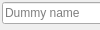
         <widget class="QWidget" name="page_2">
          <property name="geometry">
           <rect>
            <x>0</x>
            <y>0</y>
            <width>100</width>
            <height>30</height>
           </rect>
          </property>
          <attribute name="label">
           <string>Dummies</string>
          </attribute>
          <widget class="QWidget" name="formLayoutWidget_5">
           <property name="geometry">
            <rect>
             <x>0</x>
             <y>0</y>
             <width>271</width>
             <height>74</height>
            </rect>
           </property>
           <layout class="QFormLayout" name="formLayout_8">
            <property name="leftMargin">
             <number>2</number>
            </property>
            <property name="topMargin">
             <number>2</number>
            </property>
            <property name="rightMargin">
             <number>2</number>
            </property>
            <property name="bottomMargin">
             <number>2</number>
            </property>
            <item row="3" column="0">
             <widget class="QPushButton" name="adddummy_button">
              <property name="enabled">
               <bool>false</bool>
              </property>
              <property name="text">
               <string>add Dummy</string>
              </property>
             </widget>
            </item>
            <item row="2" column="0">
             <widget class="QLineEdit" name="dummyname_lineinput">
              <property name="placeholderText">
               <string>Dummy name</string>
              </property>
             </widget>
            </item>
            <item row="2" column="1">
             <widget class="QLineEdit" name="dummyextension_lineinput">
              <property name="placeholderText">
               <string>Dummy .ext</string>
              </property>
             </widget>
            </item>
           </layout>
          </widget>
         </widget>
